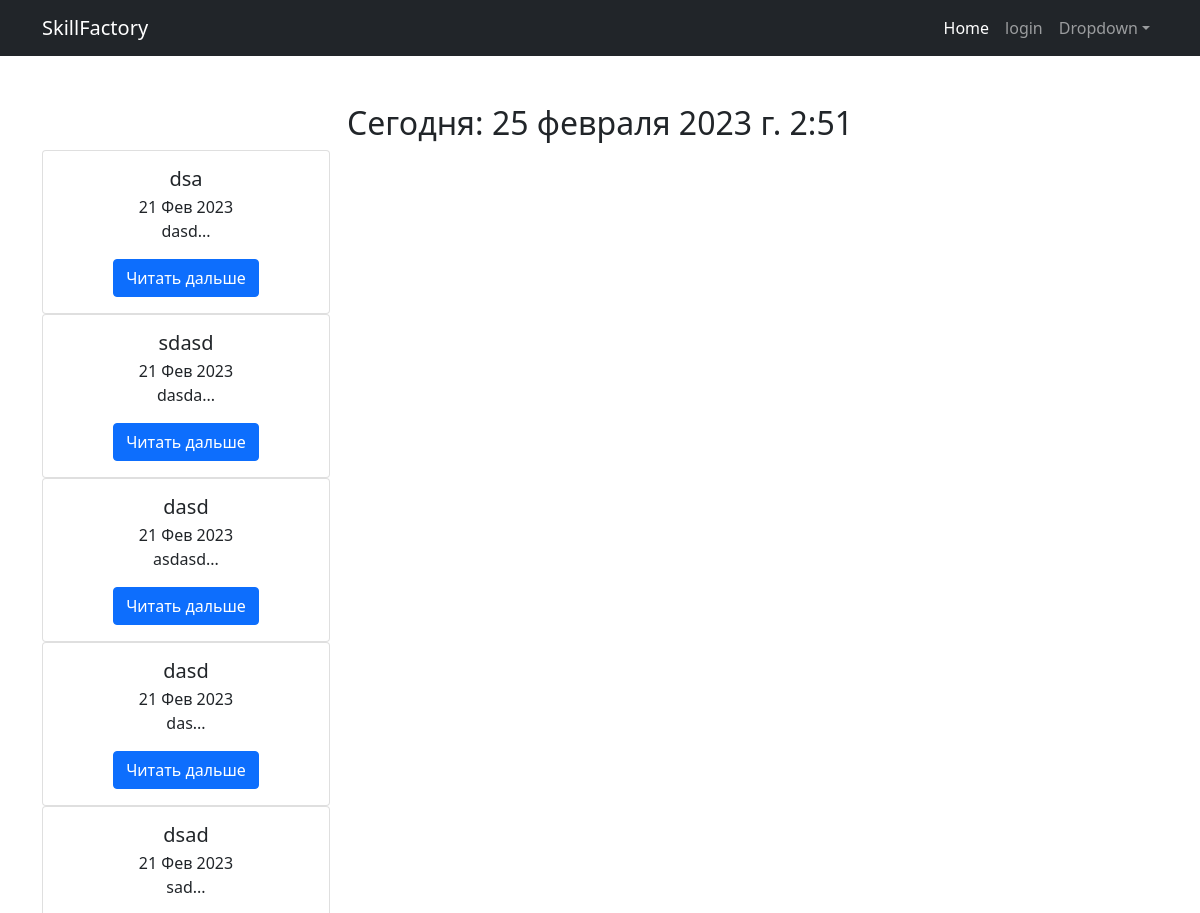
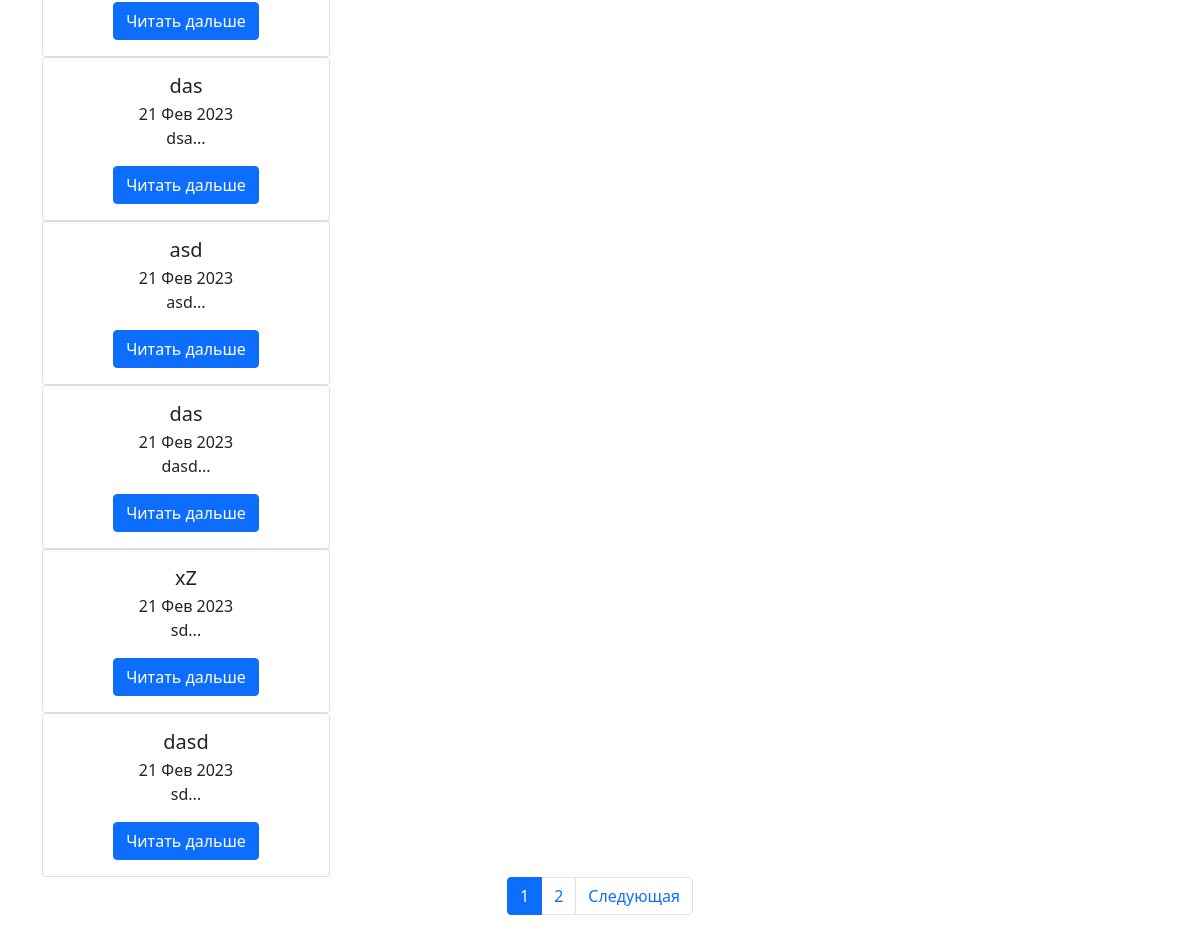
Before: /news/ with the older database file (2 pictures, top to bottom).
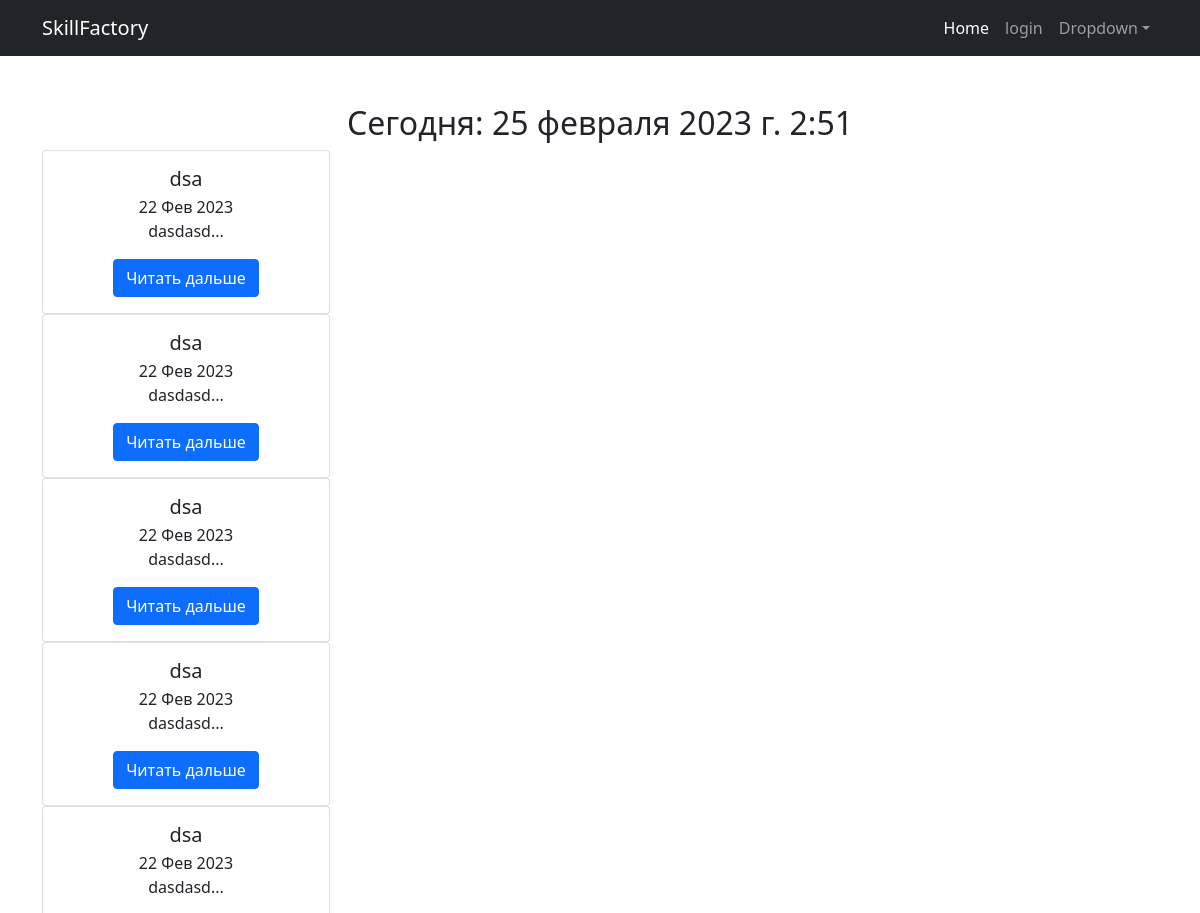
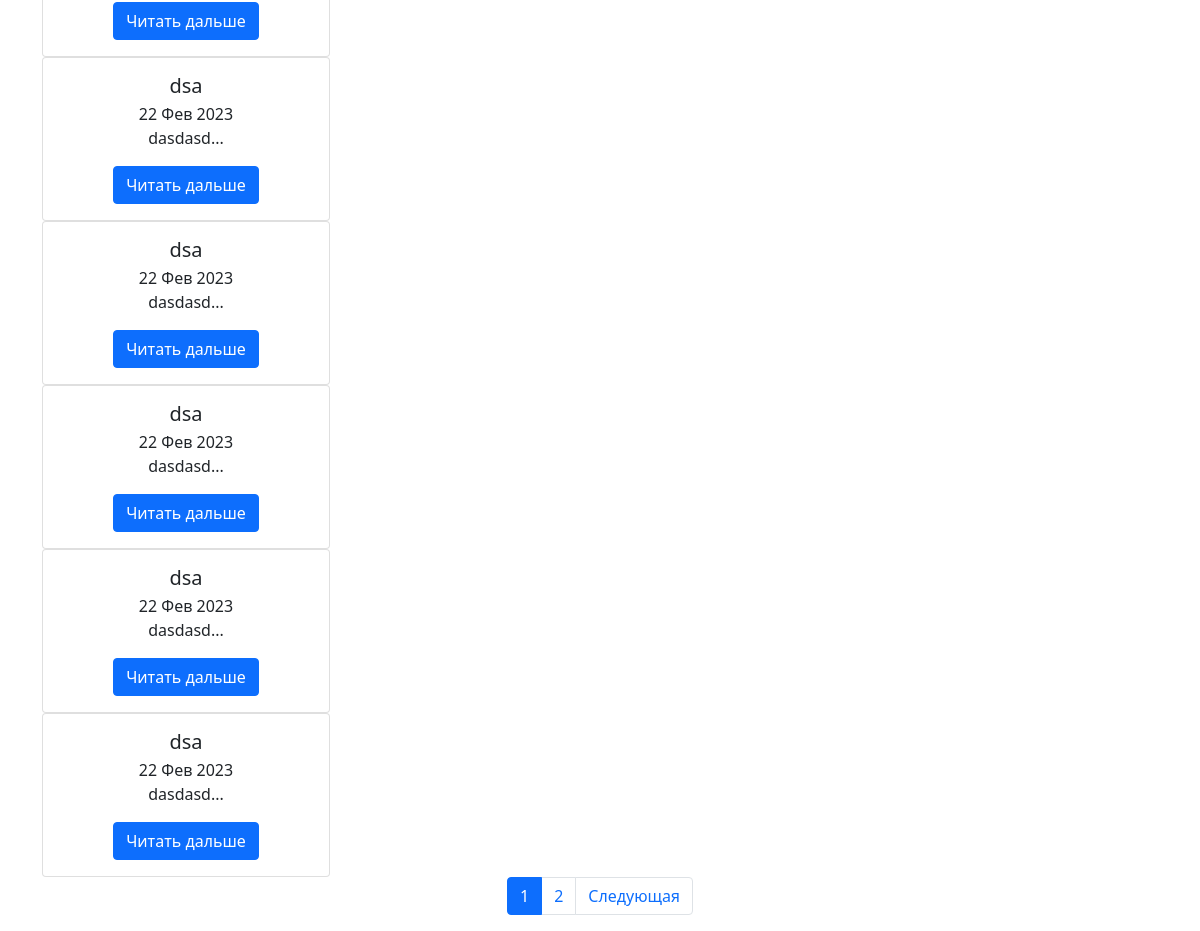
After: the same page with the newer database file (2 pictures, top to bottom).
### news/models.py (models this page shows, shortened)
class Post(models.Model):
    objects = None
    news = 'NW'
    articles = 'AR'
    POSITION = [
        (news, 'Новость'),
        (articles, 'Статья')
    ]
    author_post = models.ForeignKey(Author, on_delete=models.CASCADE)
    category_type = models.CharField(max_length=2, default=news, choices=POSITION)
    date_created = models.DateTimeField(auto_now_add=True)
    category = models.ManyToManyField(Category)
    title = models.CharField(max_length=128, blank=False, null=False)
    text = models.TextField(blank=False, null=False)
    raitingPost = models.SmallIntegerField(default=0, verbose_name='Рэйтинг поста')
    def preview_text(self):
        return f'{self.text[:20]}...'
    class Meta:
        verbose_name = ("Пост")
        verbose_name_plural = ("Посты")

### news/views.py (the view)
# urls.py: path('', cache_page(60)(NewsList.as_view()), name='news_list'),
class NewsList(ListView):
    raise_exception = True
    model = Post
    template_name = 'news_list.html'
    context_object_name = 'news'
    paginate_by = 10
    ordering = '-date_created'
    def get_context_data(self, **kwargs):
        context = super().get_context_data(**kwargs)
        context['date_now'] = datetime.utcnow()
        return context

### news/templatetags/custom_filters.py (called while the page is built)
@register.filter(name='censor')
def censor(value):
    bad_words = ["дурак", "глупец"]
    for word in bad_words:
        value = value.replace(word, "*" * len(word))
    return value

### templates/news_list.html (shortened to what this page needs)
<!DOCTYPE html>
{% extends 'default.html' %}
{% load custom_filters %}
{% block content %}
<h2>Сегодня: {{date_now}}</h2>
  {% for n in news %}
    <div class="card" style="width: 18rem;">
      <div class="card-body">
        <h5 class="card-title">{{n.title}}</h5>
        <p class='card-subtitle'>{{n.date_created|date:'d M Y'}}</p>
        <p class="card-text">{{n.preview_text|censor}}</p>
        <div class="btn-group">
          <a type="button" href="{% url 'news_detail' n.pk %}" class="btn btn-primary">Читать дальше</a>
        </div>
      </div>
    </div>
  {% endfor %}
<nav aria-label="...">
  <ul class="pagination justify-content-center">
    <li class="page-item active" aria-current="page">
      <span class="page-link">{{ page_obj.number }}</span>
    </li>
    {% if page_obj.has_next %}
        <li class="page-item"><a class="page-link" href="?page={{ page_obj.next_page_number }}">{{ page_obj.next_page_number }}</a></li>
        {% if page_obj.has_next %}
            <li class="page-item">
              <a class="page-link" href="?page={{ page_obj.next_page_number }}">Следующая</a>
            </li>
        {% endif %}
    {% endif %}
  </ul>
</nav>
{% endblock %}

Changed rows visible on the page:
removed Post: title "dsa", date_created "21 Фев 2023", preview_text|censor "dasd..."
no longer on this page (row unchanged): Post: title "sdasd", date_created "21 Фев 2023", preview_text|censor "dasda..."
no longer on this page (row unchanged): Post: title "dasd", date_created "21 Фев 2023", preview_text|censor "asdasd..."
no longer on this page (row unchanged): Post: title "dasd", date_created "21 Фев 2023", preview_text|censor "das..."
no longer on this page (row unchanged): Post: title "dsad", date_created "21 Фев 2023", preview_text|censor "sad..."
no longer on this page (row unchanged): Post: title "das", date_created "21 Фев 2023", preview_text|censor "dsa..."
no longer on this page (row unchanged): Post: title "asd", date_created "21 Фев 2023", preview_text|censor "asd..."
no longer on this page (row unchanged): Post: title "das", date_created "21 Фев 2023", preview_text|censor "dasd..."
no longer on this page (row unchanged): Post: title "xZ", date_created "21 Фев 2023", preview_text|censor "sd..."
no longer on this page (row unchanged): Post: title "dasd", date_created "21 Фев 2023", preview_text|censor "sd..."
added Post: title "dsa", date_created "22 Фев 2023", preview_text|censor "dasdasd..."
added Post: title "dsa", date_created "22 Фев 2023", preview_text|censor "dasdasd..."
added Post: title "dsa", date_created "22 Фев 2023", preview_text|censor "dasdasd..."
added Post: title "dsa", date_created "22 Фев 2023", preview_text|censor "dasdasd..."
added Post: title "dsa", date_created "22 Фев 2023", preview_text|censor "dasdasd..."
added Post: title "dsa", date_created "22 Фев 2023", preview_text|censor "dasdasd..."
added Post: title "dsa", date_created "22 Фев 2023", preview_text|censor "dasdasd..."
added Post: title "dsa", date_created "22 Фев 2023", preview_text|censor "dasdasd..."
added Post: title "dsa", date_created "22 Фев 2023", preview_text|censor "dasdasd..."
added Post: title "dsa", date_created "22 Фев 2023", preview_text|censor "dasdasd..."
